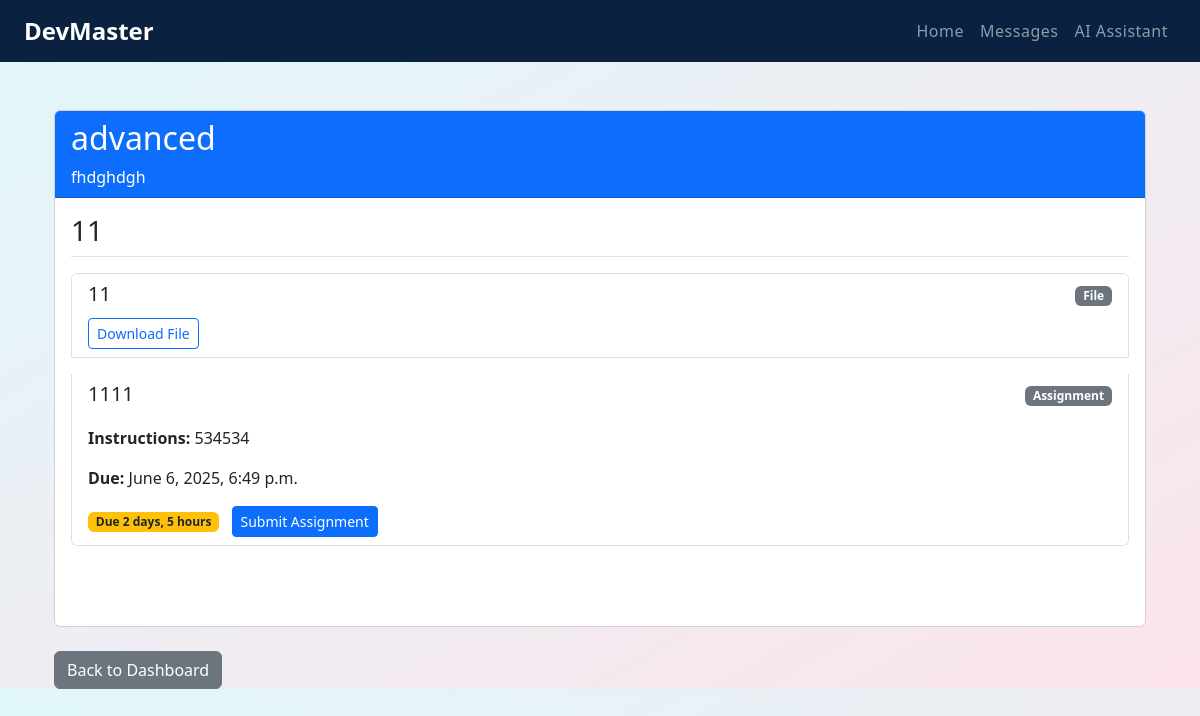
Screenshot of /student/course-content/7/ (signed in) with the database file from the repository.
### users/models.py (models this page shows, shortened)
class Course(models.Model):
    title = models.CharField(max_length=100)
    description = models.TextField()
    teacher = models.ForeignKey(Teacher, on_delete=models.CASCADE, related_name='courses')
    learning_level = models.ForeignKey(LearningLevel, on_delete=models.CASCADE, related_name='courses')

class CourseSection(models.Model):
    course = models.ForeignKey(Course, on_delete=models.CASCADE, related_name='sections')
    title = models.CharField(max_length=100)
    order = models.PositiveIntegerField(default=0)
    created_at = models.DateTimeField(auto_now_add=True)
    updated_at = models.DateTimeField(auto_now=True)
    class Meta:
        ordering = ['order']

class SectionContent(models.Model):
    CONTENT_TYPES = [
        ('text', 'Text'),
        ('file', 'File'),
        ('video', 'Video'),
        ('audio', 'Audio'),
        ('assignment', 'Assignment'),
        ('link', 'External Link'),
    ]
    section = models.ForeignKey(CourseSection, on_delete=models.CASCADE, related_name='contents')
    content_type = models.CharField(max_length=20, choices=CONTENT_TYPES)
    title = models.CharField(max_length=100)
    text_content = models.TextField(blank=True, null=True)
    file = models.FileField(upload_to='course_contents/', blank=True, null=True)
    video_url = models.URLField(blank=True, null=True)
    audio_file = models.FileField(upload_to='audio_contents/', blank=True, null=True)
    external_link = models.URLField(blank=True, null=True)
    assignment_instructions = models.TextField(blank=True, null=True)
    assignment_due_date = models.DateTimeField(blank=True, null=True)
    created_at = models.DateTimeField(auto_now_add=True)
    updated_at = models.DateTimeField(auto_now=True)
    order = models.PositiveIntegerField(default=0)
    description = models.TextField(blank=True, null=True)
    valid_from = models.DateField(blank=True, null=True)
    valid_to = models.DateField(blank=True, null=True)
    class Meta:
        ordering = ['order']

class Assignment(models.Model):
    content = models.OneToOneField(SectionContent, on_delete=models.CASCADE, related_name='assignment', null=True, blank=True)
    deadline = models.DateTimeField()
    max_points = models.PositiveIntegerField(default=100)
    allow_late_submissions = models.BooleanField(default=False)
    submission_types = models.CharField(
        max_length=20,
        choices=[('file', 'File'), ('text', 'Text'), ('both', 'File or Text')],
        default='both'
    )
    rubric = models.JSONField(blank=True, null=True)  # For advanced grading

### users/views.py (the view)
# urls.py: path('student/course-content/<int:course_id>/', views.student_course_content, name='student_course_content'),
@login_required
def student_course_content(request, course_id):
    student = getattr(request.user, 'student', None)
    if not student:
        return redirect('student_home')
    course = get_object_or_404(Course, id=course_id)
    if not Enrollment.objects.filter(student=student, course=course).exists():
        return redirect('student_home')
    sections = course.sections.prefetch_related(
        Prefetch('contents', queryset=SectionContent.objects.select_related('assignment'))
    )
    submissions = Submission.objects.filter(
        student=student,
        assignment__content__section__course=course
    ).select_related('assignment')
    submission_map = {sub.assignment_id : sub for sub in submissions}
    print(submission_map)
    return render(request, 'users/course_content.html', {
        'course': course,
        'sections': sections,
        'current_time': timezone.now(),
        'submission_map': submission_map,  # Pass the map to template
    })

### users/templates/users/course_content.html (shortened to what this page needs)
{% extends 'base.html' %}
{% load static %}
{% load course_tags %}
{% block content %}
<div class="container mt-4">
    <div class="row">
        <div class="col-md-12">
            <div class="card mb-4">
                <div class="card-header bg-primary text-white">
                    <h2>{{ course.title }}</h2>
                    <p class="mb-0">{{ course.description }}</p>
                </div>
                <div class="card-body">
                    {% for section in sections %}
                    <div class="mb-5">
                        <h3 class="border-bottom pb-2">{{ section.title }}</h3>
                        <div class="list-group mt-3">
                            {% for content in section.contents.all %}
                            <div class="list-group-item mb-3">
                                <div class="d-flex justify-content-between align-items-center">
                                    <h5 class="mb-1">{{ content.title }}</h5>
                                    <span class="badge bg-secondary">{{ content.get_content_type_display }}</span>
                                </div>
                                {% if content.content_type == 'text' %}
                                    <div class="mt-2">{{ content.text_content|linebreaks }}</div>
                                {% elif content.content_type == 'file' %}
                                    <a href="{{ content.file.url }}" class="btn btn-sm btn-outline-primary mt-2" download>
                                         Download File
                                    </a>
                                {% elif content.content_type == 'video' %}
                                    <div class="ratio ratio-16x9 mt-2">
                                        <iframe src="{{ content.video_url }}" allowfullscreen></iframe>
                                    </div>
                                {% elif content.content_type == 'audio' %}
                                    <audio controls class="mt-2 w-100">
                                        <source src="{{ content.audio_file.url }}">
                                        Your browser does not support the audio element.
                                    </audio>
                                {% elif content.content_type == 'assignment' %}
                                    <div class="mt-3">
                                        <p><strong>Instructions:</strong> {{ content.assignment_instructions }}</p>
                                        <p><strong>Due:</strong> {{ content.assignment_due_date }}</p>
                                        {% if content.assignment %}
                                            {% with assignment=content.assignment %}
                                                {% if assignment.deadline < current_time %}
                                                    <span class="badge bg-danger">Past Due</span>
                                                {% else %}
                                                    <span class="badge bg-warning text-dark">Due {{ assignment.deadline|timeuntil }}</span>
                                                {% endif %}
                                                {% if assignment.id in submission_map %}
                                                    <button
                                                    class="btn btn-sm btn-primary ms-2 submit-assignment-btn"
                                                    style="background-color: gray; border-color: gray;"
                                                    disabled
                                                    >
                                                        <i class="fas fa-upload"></i> Assignment Submitted
                                                    </button>
                                                {% else %}
                                                    <button class="btn btn-sm btn-primary ms-2 submit-assignment-btn"
                                                            data-assignment-id="{{ assignment.id }}"
                                                            data-bs-toggle="modal"
                                                            data-bs-target="#submissionModal">
                                                         Submit Assignment
                                                    </button>
                                                {% endif %}
                                            {% endwith %}
                                        {% endif %}
                                    </div>
                                {% elif content.content_type == 'link' %}
                                    <a href="{{ content.external_link }}" target="_blank" class="btn btn-sm btn-outline-primary mt-2">
                                        <i class="fas fa-external-link-alt"></i> Visit Link
                                    </a>
                                {% endif %}
                            </div>
                            {% endfor %}
                        </div>
                    </div>
                    {% endfor %}
                </div>
            </div>
            <a href="{% url 'student_home' %}" class="btn btn-secondary">
                 Back to Dashboard
            </a>
        </div>
    </div>
</div>
{% endblock %}

### users/templates/base.html (style rules this page uses)
body { background: linear-gradient(to bottom right, #e0f7fa, #fce4ec); }

### rows the page displays
Course: title "advanced", description "fhdghdgh"
CourseSection: title "11"
SectionContent: title "11", content_type "File"
SectionContent: title "1111", content_type "Assignment", assignment_instructions "534534", assignment_due_date "June 6, 2025, 6:49 p.m.", assignment.deadline "2 days, 5 hours"
